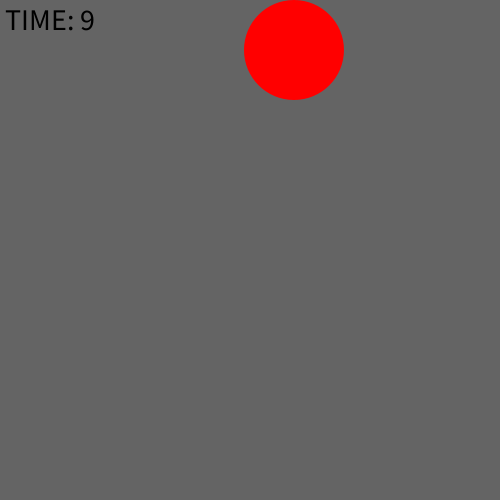
Frame 1 (no input)
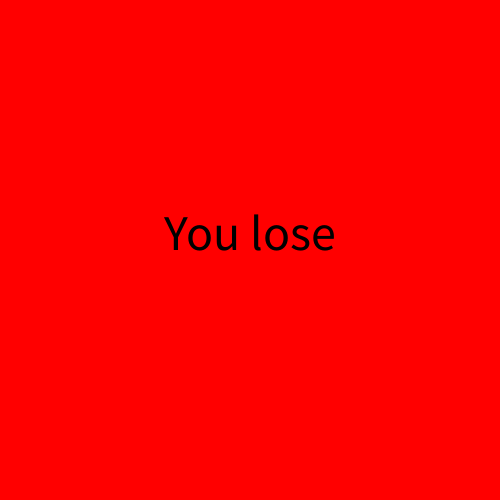
Frame 60 (the mouse pressed at the canvas centre just before this capture)
Frame 120 (the mouse held since frame 60 and released just before this capture): identical to frame 60, image omitted

The Processing sketch that drew these frames (run headless with seeded random() and noise(); from frame 60 on, the mouse is pressed at the canvas centre):

// Processing sketch: processing_134380
// ── processing_134380.pde

float timer = 10;
int PLAY_STATE = 0;
int WIN_STATE = 1;
int LOSE_STATE = 2;
int gamestate = 0;
int clicks = 0;
boolean up = false;
float mouseDist = 0;
ball red = new ball();

void setup(){
  size(500,500);
  textSize(30);
  frameRate(30);
}

void draw(){
  background(100);
  mouseDist = dist(red.x, red.y, mouseX, mouseY);
  if(gamestate == PLAY_STATE){
    timer = timer - (1.0 / 30.0);
    if(timer <= 0){
      timer = 0;
    }
    
    if(clicks%2 == 0){
      red.xspeed = -5;
    }
    
    else{
      red.xspeed = 5;
    }
    
    if(red.x <= 0+red.r/2){
      red.x = red.x + abs(red.xspeed);
    }    
    
    if(red.x >= width-red.r/2){
      red.x = red.x - abs(red.xspeed);
    }  
    
    if(red.y >= height-red.r/2){
      red.y = height-red.r/2;
      red.yspeed = 0;
      red.xspeed = 0;
    }
    
    if(timer == 0 && red.y < height){
      gamestate = WIN_STATE; 
    }
    
    if(red.y >= height-red.r/2 && timer > 0){
      gamestate = LOSE_STATE;
    }
    
    noStroke();
    fill(255,0,0);
    ellipse(red.x,red.y,red.r,red.r);
    fill(0);
    text("TIME: " + (int)timer, 5, 30);
    
    if(up == false){
      red.y = red.y + red.yspeed;
      red.x = red.x + red.xspeed;
    }
    
    if(red.y <= 0+red.r/2){
      up = false;
    }
    
    if(up){
      red.y = red.y - red.yspeed;
      red.x = red.x - red.xspeed;
    }
  }
  
  if(gamestate == LOSE_STATE){
    background(255,0,0);
    textAlign(CENTER);
    fill(0);
    textSize(50);
    text("You lose", width/2, height/2); 
  }
  
  if(gamestate == WIN_STATE){
    background(0,255,0);
    textAlign(CENTER);
    fill(0);
    textSize(50);
    text("You win", width/2, height/2);
  }
}

class ball{
  float r = 100;
  float x = random(0+r,500-r);
  float y = 50;
  float yspeed = random(10,20);
  float xspeed = 0;
}

void mouseReleased(){
  if(mouseDist < red.r){
    up = true;
    clicks++;
  }
}
